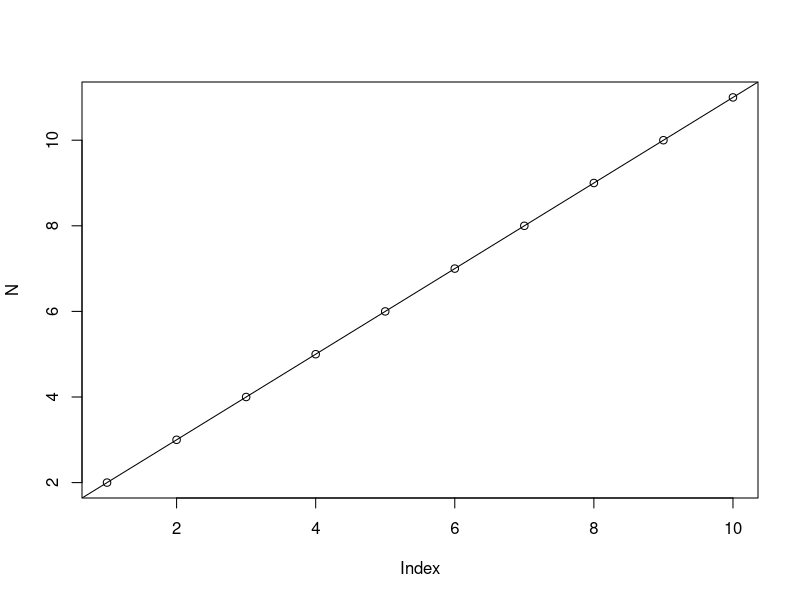

Here is the R script that generated this plot:
## ---- chunk 1
knitr::opts_chunk$set(echo = TRUE)
## ---- chunk 2
library(palmerpenguins)
## ---- chunk 3
2+2
## ---- chunk 4
i=0
N=rep(0,10)
for (i in 1:10){
  N[i]=i+1
  cat("N est égal à", N[i] , "
")
}
plot(N)
abline(1,1)
## ---- chunk 5
library('palmerpenguins')
